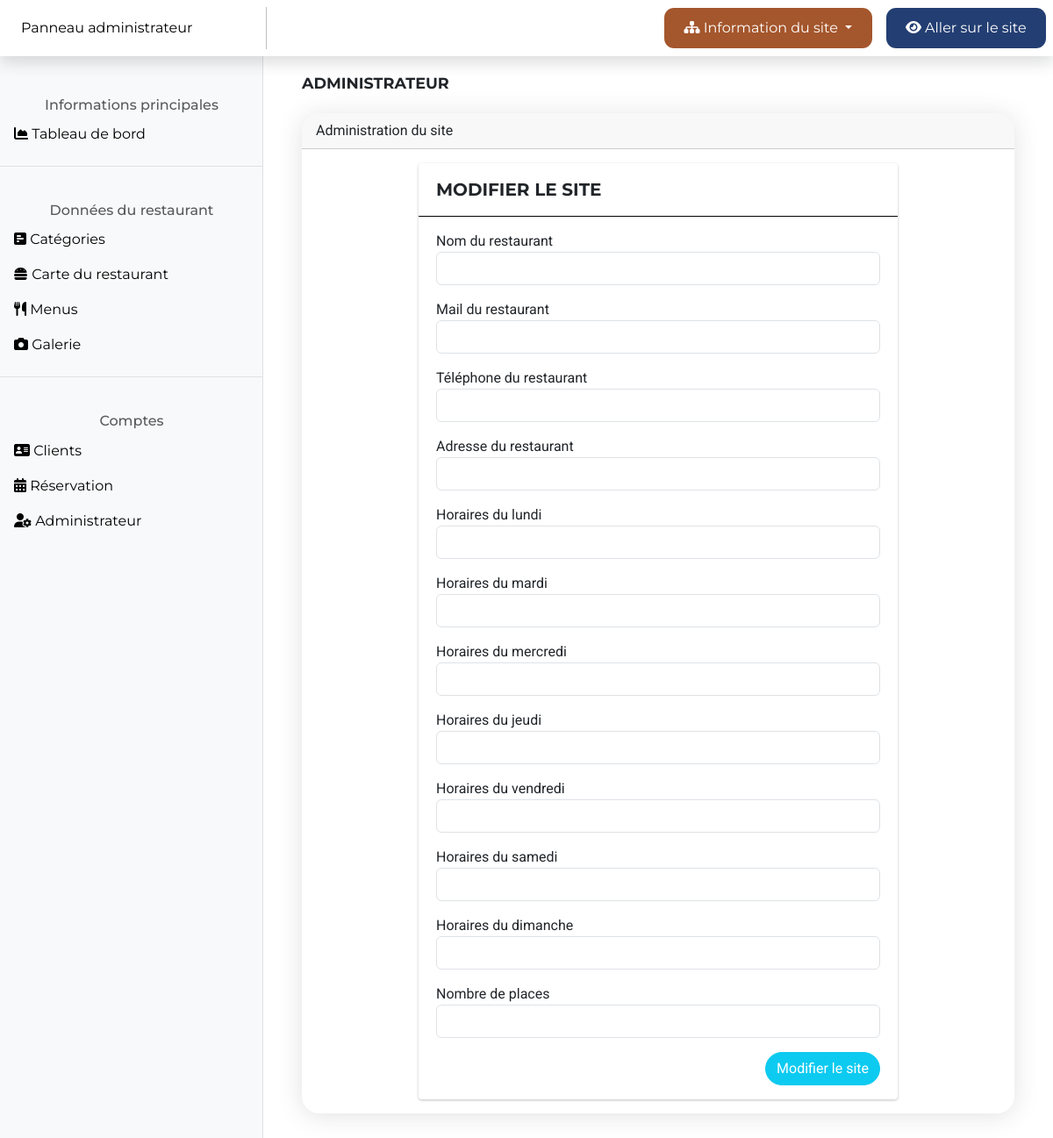
The page /admin/Administrateur.php on the database as committed earlier.
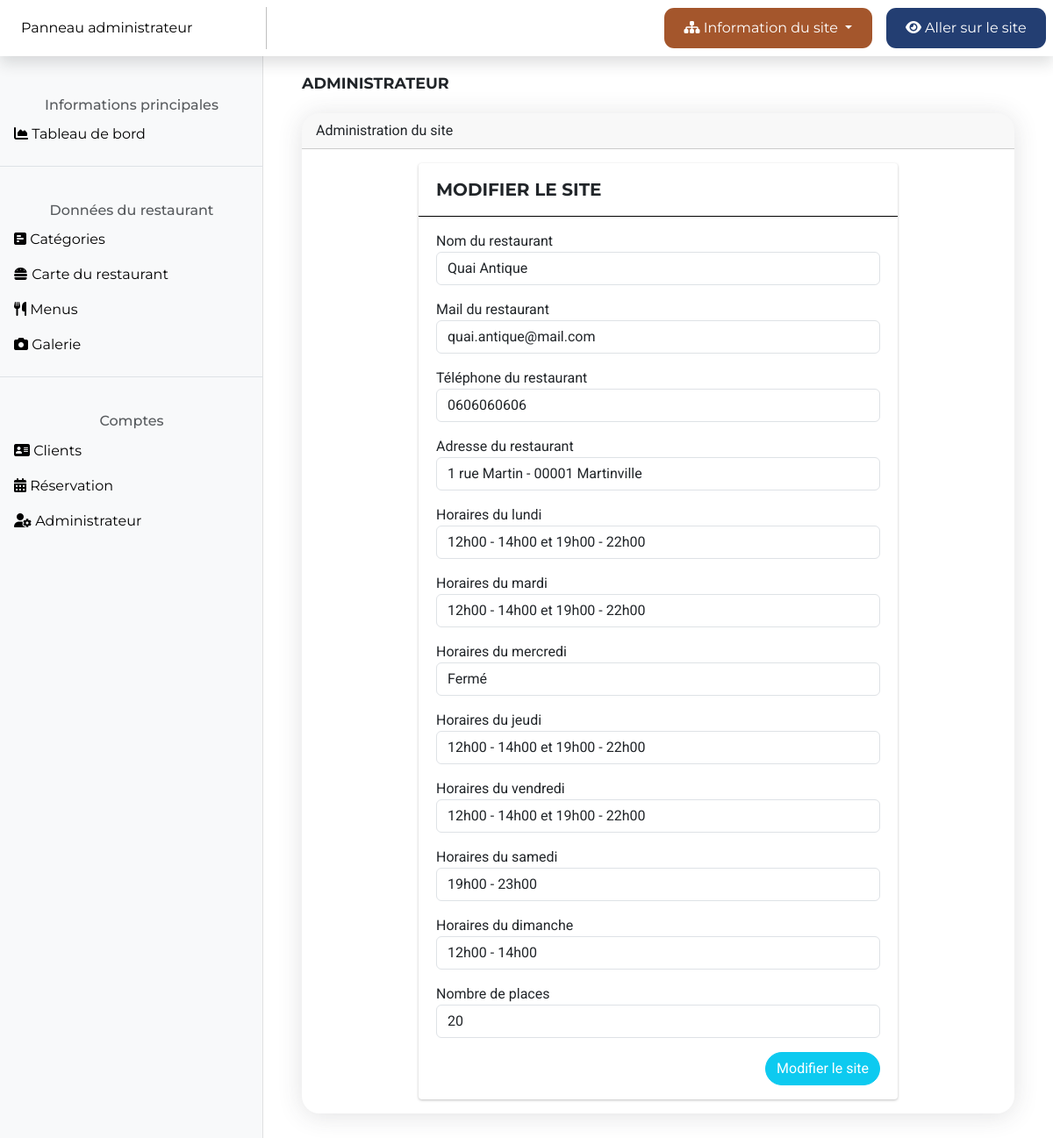
The same page on the database as committed later.
### tables this page shows
CREATE TABLE website_setting
(
  setting_id INT(3) NOT NULL AUTO_INCREMENT PRIMARY KEY,
  setting_restaurant_name VARCHAR(255) NOT NULL,
  setting_restaurant_mail VARCHAR(255) NOT NULL,
  setting_restaurant_phone VARCHAR(255) NOT NULL,
  setting_restaurant_address VARCHAR(255) NOT NULL,
  setting_restaurant_monday_hours VARCHAR(255) NOT NULL,
  setting_restaurant_tuesday_hours VARCHAR(255) NOT NULL,
  setting_restaurant_wednesday_hours VARCHAR(255) NOT NULL,
  setting_restaurant_thursday_hours VARCHAR(255) NOT NULL,
  setting_restaurant_friday_hours VARCHAR(255) NOT NULL,
  setting_restaurant_saturday_hours VARCHAR(255) NOT NULL,
  setting_restaurant_sunday_hours VARCHAR(255) NOT NULL,
  setting_restaurant_nbcustomers INT(3) NOT NULL
);

### admin/Administrateur.php (called while the page is built, shortened)
<?php
include('../Database/connexion.php');
include('./Conf/Template/head-html.php');
include('./Conf/Template/navbar.php');
include('./Page/Administrateur-content.php');
include('./Conf/Template/end-html.php');

### admin/Page/Administrateur-content.php (the view, shortened to what this page needs)
<?php
$statementsetting = $pdo->prepare("SELECT * FROM website_setting");
$statementsetting->execute();
$options = $statementsetting->fetch();
?>
<div style="padding:20px">
  <h1 style="text-transform: uppercase;
  font-family: Montserrat, sans-serif;
  margin-bottom: 1.5rem;
  font-size: 1.1rem;
  font-weight: bold;">
    Administrateur
  </h1>
  <div class="card">
    <div class="card-header" style="border-top-left-radius: 20px; border-top-right-radius: 20px;">
      Administration du site
    </div>
    <div class="card-body">
      <form method="POST" action="Administrateur.php" enctype="multipart/form-data">
        <div class="form-add-product">
          <div class="form-add-product-header">
            <div class="main-title">
              Modifier le site
            </div>
          </div>
          <div class="form-add-product-body">
            <div style="margin-bottom: 1rem;">
              <label for="setting_restaurant_name">Nom du restaurant</label>
              <input type="text" class="form-control" onkeyup="this.value=this.value.replace(/[^\sa-zA-Z]/g,'');" value="<?php echo $options['setting_restaurant_name'] ?>" name="setting_restaurant_name">
            </div>
            <div style="margin-bottom: 1rem;">
              <label for="setting_restaurant_mail">Mail du restaurant</label>
              <input type="text" class="form-control" value="<?php echo $options['setting_restaurant_mail'] ?>" name="setting_restaurant_mail">
            </div>
            <div style="margin-bottom: 1rem;">
              <label for="setting_restaurant_phone">Téléphone du restaurant</label>
              <input type="text" class="form-control" onkeyup="this.value=this.value.replace(/[^0-9]/g,'');" value="<?php echo $options['setting_restaurant_phone'] ?>" name="setting_restaurant_phone">
            </div>
            <div style="margin-bottom: 1rem;">
              <label for="setting_restaurant_address">Adresse du restaurant</label>
              <input type="text" class="form-control" onkeyup="this.value=this.value.replace(/[^\sa-zA-Z0-9,-]/g,'');" value="<?php echo $options['setting_restaurant_address'] ?>" name="setting_restaurant_address">
            </div>
            <div style="margin-bottom: 1rem;">
              <label for="setting_restaurant_monday_hours">Horaires du lundi</label>
              <input type="text" class="form-control" onkeyup="this.value=this.value.replace(/[^\sa-zA-Z0-9,-]/g,'');" value="<?php echo $options['setting_restaurant_monday_hours'] ?>" name="setting_restaurant_monday_hours">
            </div>
            <div style="margin-bottom: 1rem;">
              <label for="setting_restaurant_tuesday_hours">Horaires du mardi</label>
              <input type="text" class="form-control" onkeyup="this.value=this.value.replace(/[^\sa-zA-Z0-9,-]/g,'');" value="<?php echo $options['setting_restaurant_tuesday_hours'] ?>" name="setting_restaurant_tuesday_hours">
            </div>
            <div style="margin-bottom: 1rem;">
              <label for="setting_restaurant_wednesday_hours">Horaires du mercredi</label>
              <input type="text" class="form-control" onkeyup="this.value=this.value.replace(/[^\sa-zA-Z0-9,-]/g,'');" value="<?php echo $options['setting_restaurant_wednesday_hours'] ?>" name="setting_restaurant_wednesday_hours">
            </div>
            <div style="margin-bottom: 1rem;">
              <label for="setting_restaurant_thursday_hours">Horaires du jeudi</label>
              <input type="text" class="form-control" onkeyup="this.value=this.value.replace(/[^\sa-zA-Z0-9,-]/g,'');" value="<?php echo $options['setting_restaurant_thursday_hours'] ?>" name="setting_restaurant_thursday_hours">
            </div>
            <div style="margin-bottom: 1rem;">
              <label for="setting_restaurant_friday_hours">Horaires du vendredi</label>
              <input type="text" class="form-control" onkeyup="this.value=this.value.replace(/[^\sa-zA-Z0-9,-]/g,'');" value="<?php echo $options['setting_restaurant_friday_hours'] ?>" name="setting_restaurant_friday_hours">
            </div>
            <div style="margin-bottom: 1rem;">
              <label for="setting_restaurant_saturday_hours">Horaires du samedi</label>
              <input type="text" class="form-control" onkeyup="this.value=this.value.replace(/[^\sa-zA-Z0-9,-]/g,'');" value="<?php echo $options['setting_restaurant_saturday_hours'] ?>" name="setting_restaurant_saturday_hours">
            </div>
            <div style="margin-bottom: 1rem;">
              <label for="setting_restaurant_sunday_hours">Horaires du dimanche</label>
              <input type="text" class="form-control" onkeyup="this.value=this.value.replace(/[^\sa-zA-Z0-9,-]/g,'');" value="<?php echo $options['setting_restaurant_sunday_hours'] ?>" name="setting_restaurant_sunday_hours">
            </div>
            <div style="margin-bottom: 1rem;">
              <label for="setting_restaurant_nbcustomers">Nombre de places</label>
              <input type="text" class="form-control" onkeyup="this.value=this.value.replace(/[^0-9]/g,'');" value="<?php echo $options['setting_restaurant_nbcustomers'] ?>" name="setting_restaurant_nbcustomers">
            </div>
            <button type="submit" name="save_website_setting" class="btn btn-info float-end" style="border-radius: 30px; color: white;">
              Modifier le site
            </button>
          </div>
        </div>
      </form>
    </div>
  </div>
</div>

### admin/Conf/Template/head-html.php (shortened to what this page needs)
<!DOCTYPE html>
<html lang="en">
<head>
  <link rel="stylesheet" type="text/css" href="./Design/CSS/bootstrap.min.css">
  <link rel="stylesheet" type="text/css" href="./Design/Font/css/all.min.css">
  <link rel="stylesheet" type="text/css" href="./Design/CSS/admin.css">
</head>
<body>

### admin/Conf/Template/navbar.php (shortened to what this page needs)
<header class="navbar sticky-top flex-md-nowrap p-2 shadow" data-bs-theme="white" style="background-color: white;">
  <a class="navbar-brand col-md-4 col-lg-3 me-0 px-3" href="./Tableaudebord.php">Panneau administrateur</a>
  <ul class="nav nav-pills">
    <li class="nav-item dropdown infosite me-3">
      <button class="nav-link dropdown-toggle btn" href="#" role="button" data-bs-toggle="dropdown"
        aria-expanded="false">
        <i class="fa-sharp fa-solid fa-sitemap" style="color: white;"></i>
        <span style="color: white;">Information du site</span>
      </button>
    </li>
    <li class="gosite">
      <a class="nav-link" href="../" target="_blank">
        <i class="fa-sharp fa-solid fa-eye" style="color: white;"></i>
        <span style="color: white;">Aller sur le site</span>
      </a>
    </li>
  </ul>
</header>
<div class="container-fluid">
  <div class="row">
    <nav id="sidebarMenu" class="col-md-4 col-lg-3 d-md-block bg-light sidebar collapse">
      <div class="position-sticky pt-3">
        <h6 class="sidebar-heading d-flex justify-content-center align-items-center px-3 mt-4 mb-1 text-muted">
          <span>Informations principales</span>
        </h6>
        <ul class="nav flex-column">
          <li class="nav-item">
            <a class="nav-link" aria-current="page" href="./Tableaudebord.php">
              <i class="fa-sharp fa-solid fa-chart-area"></i>
              Tableau de bord
            </a>
          </li>
          <li class="border-top my-3"></li>
        </ul>
        <h6 class="sidebar-heading d-flex justify-content-center align-items-center px-3 mt-4 mb-1 text-muted">
          <span>Données du restaurant</span>
        </h6>
        <ul class="nav flex-column">
          <li class="nav-item">
            <a class="nav-link" href="./Categories.php">
              <i class="fa-sharp fa-solid fa-square-poll-horizontal"></i>
              Catégories
            </a>
          </li>
          <li class="nav-item">
            <a class="nav-link" href="./Carterestaurant.php">
              <i class="fa-sharp fa-solid fa-burger"></i>
              Carte du restaurant
            </a>
          </li>
          <li class="nav-item">
            <a class="nav-link" href="./Menu.php">
              <i class="fa-sharp fa-solid fa-utensils"></i>
              Menus
            </a>
          </li>
          <li class="nav-item">
            <a class="nav-link" href="./Galerie.php">
              <i class="fa-sharp fa-solid fa-camera"></i>
              Galerie
            </a>
          </li>
          <li class="border-top my-3"></li>
        </ul>
        <h6 class="sidebar-heading d-flex justify-content-center align-items-center px-3 mt-4 mb-1 text-muted">
          <span>Comptes</span>
        </h6>
        <ul class="nav flex-column mb-2">
          <li class="nav-item">
            <a class="nav-link" href="./Clients.php">
              <i class="fa-sharp fa-solid fa-address-card"></i>
              Clients
            </a>
          </li>
          <li class="nav-item">
            <a class="nav-link" href="./Reservation.php">
              <i class="fa-sharp fa-solid fa-calendar-days"></i>
              Réservation
            </a>
          </li>
          <li class="nav-item">
            <a class="nav-link" href="./Administrateur.php">
              <i class="fa-sharp fa-solid fa-user-gear"></i>
              Administrateur
            </a>
          </li>
        </ul>
      </div>
    </nav>
    <main class="col-md-8 ms-sm-auto col-lg-9 px-md-4">

### admin/Conf/Template/end-html.php (shortened to what this page needs)
</main>
</div>
</div>
</body>
</html>

### admin/Design/CSS/admin.css (style rules this page uses)
:root { -webkit-box-sizing: border-box; box-sizing: border-box; }
body { font-family: Roboto, sans-serif; overflow-x: hidden; scroll-behavior: smooth; }
.sidebar { position: fixed; top: 0; bottom: 0; left: 0; z-index: 100; padding: 70px 0 0; box-shadow: inset -1px 0 0 rgba(0, 0, 0, 0.1); }
.border-top { border-top: 1px solid #676767; }
.sidebar-heading { font-size: 1rem; font-family: Montserrat, sans-serif; }
.sidebar .nav-item .nav-link { color: black; font-family: Montserrat, sans-serif; transition: color 0.15s ease-in-out; }
.navbar { font-family: Montserrat, sans-serif; }
.navbar-brand { padding-top: 0.75rem; padding-bottom: 0.75rem; font-size: 1rem; box-shadow: inset -1px 0 0 rgba(0, 0, 0, 0.25); }
.gosite { padding: 0.2rem 0.4rem; font-size: 1rem; font-weight: 400; line-height: 1.5rem; text-align: center; text-decoration: none; vertical-align: middle; cursor: pointer; border-radius: 0.7rem; background-color: #233e72; transition: background-color 0.15s ease-in-out; }
.infosite { padding: 0.2rem 0.4rem; font-size: 1rem; font-weight: 400; line-height: 1.5rem; text-align: center; text-decoration: none; vertical-align: middle; cursor: pointer; border-radius: 0.7rem; background-color: #a4562c; transition: background-color 0.15s ease-in-out; }
.dropdown-toggle::after { color: white; }
.card { margin-bottom: 20px; border: 0px; border-radius: 20px; box-shadow: 0 0.15rem 1.75rem 0 rgba(58, 59, 69, 0.15) !important; }
.form-add-product { border: 0; box-shadow: 0 1px 3px 0 rgba(0, 0, 0, 0.25); border-radius: 0.25rem; position: relative; display: flex; flex-direction: column; min-width: 0; word-wrap: break-word; background-color: #fff; background-clip: border-box; margin: auto; width: 70%; }
.form-add-product-header { display: flex; justify-content: space-between; align-items: center; padding-left: 1.25rem; padding-right: 1.25rem; border-bottom: 1px solid rgb(0, 0, 0); }
.form-add-product-header > .main-title { font-size: 20px; font-weight: bold; padding: 15px 0; text-transform: uppercase; font-family: Montserrat, sans-serif; }
.form-add-product-body { padding: 1rem 1.25rem; }

Rows that differ between the two databases and show on the page:
now on this page (row edited): website_setting: setting_restaurant_name "Quai Antique", setting_restaurant_mail "quai.antique@mail.com", setting_restaurant_phone "0606060606", setting_restaurant_address "1 rue Martin - 00001 Martinville", setting_restaurant_monday_hours "12h00 - 14h00 et 19h00 - 22h00", setting_restaurant_tuesday_hours "12h00 - 14h00 et 19h00 - 22h00", setting_restaurant_wednesday_hours "Fermé", setting_restaurant_thursday_hours "12h00 - 14h00 et 19h00 - 22h00", setting_restaurant_friday_hours "12h00 - 14h00 et 19h00 - 22h00", setting_restaurant_saturday_hours "19h00 - 23h00", setting_restaurant_sunday_hours "12h00 - 14h00", setting_restaurant_nbcustomers "20"
